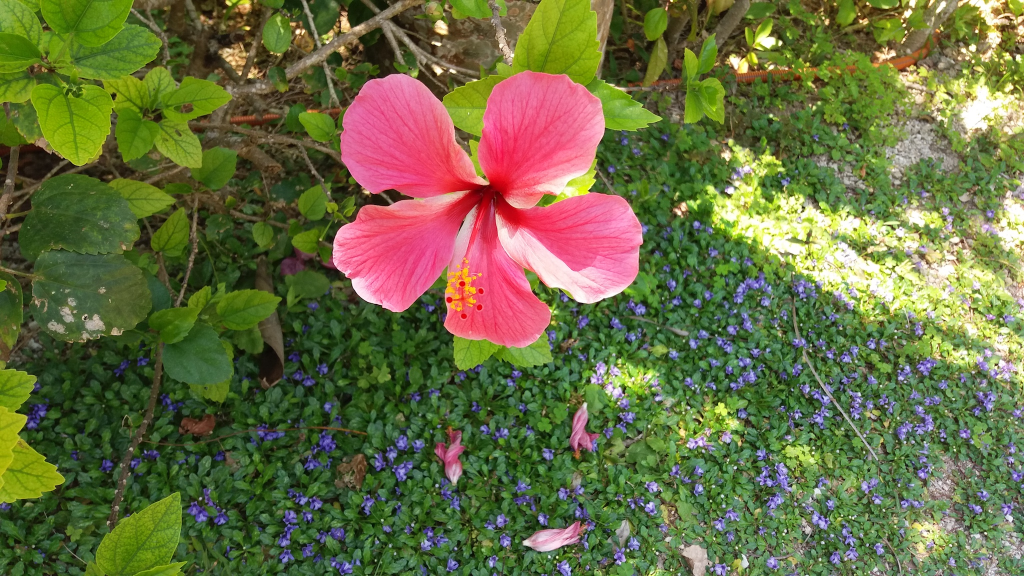
#> input picture ch3/object/flower.jpg, 2048 x 1152 px (shown at 1/2 size)
$ jupyter execute detect-object.ipynb
#> lines starting #> are read from the running program, lines starting #| are printed output that depends on the picture; after the words box and inside, x2 and y2 are one past the last pixel; in counts of white or black regions, pixels touching at a corner belong together
[cell 1]
import cv2
import matplotlib.pyplot as plt

img = cv2.imread("flower.jpg")
#> img is the input picture: shape (1152, 2048, 3); mean B, G, R 66.5, 109.1, 105.6
plt.imshow(cv2.cvtColor(img, cv2.COLOR_BGR2RGB))
plt.show()

[cell 2]
import cv2
import matplotlib.pyplot as plt

# 画像を読み込んでリサイズ --- (*1)
img = cv2.imread("flower.jpg")
img = cv2.resize(img, (300, 169))
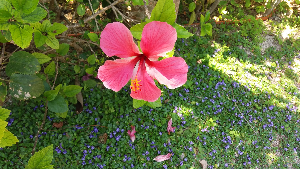
#> img: shape (169, 300, 3); mean B, G, R 66.4, 109, 105.5

# 色空間を二値化 --- (*2)
gray = cv2.cvtColor(img, cv2.COLOR_BGR2GRAY)
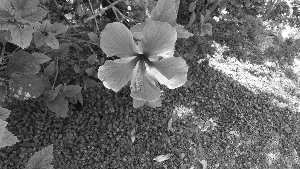
#> gray: shape (169, 300); min 5, max 255, mean 103.1
gray = cv2.GaussianBlur(gray, (7, 7), 0)
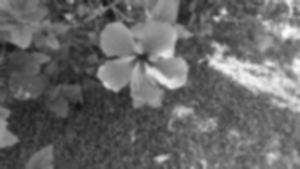
#> gray: shape (169, 300); min 17, max 252, mean 103.1
im2 = cv2.threshold(gray, 140, 240, cv2.THRESH_BINARY_INV)[1]
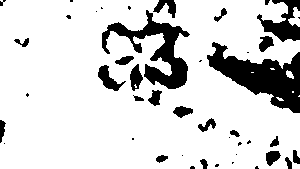
#> im2: shape (169, 300); values 0 (black) and 240 (white), 83.6% white; 44 black regions (22 under 20 px)
# 画面左側に二値化した画像を描画 --- (*3)
plt.subplot(1, 2, 1)
plt.imshow(im2, cmap="gray")

# 輪郭を抽出 --- (*4)
cnts = cv2.findContours(im2,
        cv2.RETR_LIST,
        cv2.CHAIN_APPROX_SIMPLE)[1]
#> cnts = 41 contours, 22 with area under 20; largest, box (x1, y1, x2, y2) and area: (0, 0, 300, 169) 45512, (101, 9, 191, 90) 2473, (97, 64, 127, 92) 338, (129, 63, 144, 92) 250, (258, 35, 275, 53) 180
# 抽出した枠を描画 --- (*5)
for pt in cnts:
    x, y, w, h = cv2.boundingRect(pt)
    # 大きすぎたり小さすぎたり領域を除去
    if w < 30 or w > 200: continue
    print(x,y,w,h) # 結果を出力
    cv2.rectangle(img, (x, y), (x+w, y+h), (0, 255, 0), 2)
#> this loop made 41 passes
#> (x, y, w, h) on passes 1, 2, 4, 6, 8, 9, 10, 12, 13, 14, 15, 16: (214, 163, 6, 5), (231, 161, 4, 4), (155, 154, 14, 10), (265, 150, 17, 17), (237, 141, 6, 6), (246, 139, 6, 6), (131, 137, 4, 4), (269, 135, 11, 13), (229, 129, 12, 9), (197, 117, 20, 16), (172, 105, 22, 14), (276, 97, 8, 4)
#> (pt, x, y, w, h) on passes 3, 5, 7, 11, 18, 19: ([[181, 155], [182, 154], [183, 155], [182, 156]], 181, 154, 3, 3), ([[235, 154], [236, 153], [237, 154], [236, 155]], 235, 153, 3, 3), ([[3, 143], [4, 142], [5, 143], [4, 144]], 3, 142, 3, 3), ([[228, 137], [229, 136], [230, 137], [229, 138]], 228, 136, 3, 3), ([[299, 95], [298, 96], [299, 96]], 298, 95, 2, 2), ([[132, 95], [133, 94], [134, 95], [133, 96]], 132, 94, 3, 3)
#| 97 64 30 28
#| 101 9 90 81
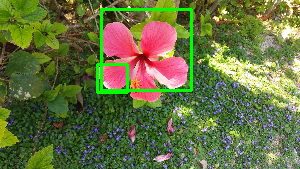
#> img: shape (169, 300, 3); 2.61% of pixels changed, all inside (x1, y1, x2, y2) = (96, 8, 193, 94)

# 画面右側に抽出結果を描画
plt.subplot(1, 2, 2)
plt.imshow(cv2.cvtColor(img, cv2.COLOR_BGR2RGB))
plt.savefig("obj1.png", dpi=200)
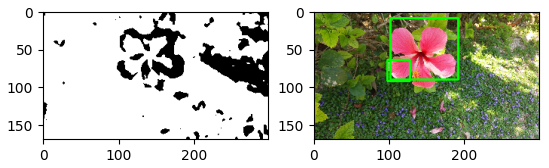
#> figure drawn by matplotlib, 2 panels
plt.show()

[cell 3]
import cv2
import matplotlib.pyplot as plt

# 画像を読み込んでリサイズ --- (*1)
img = cv2.imread("flower.jpg")
img = cv2.resize(img, (300, 169))

# 色空間を二値化 --- (*2)
gray = cv2.cvtColor(img, cv2.COLOR_BGR2GRAY)
#gray = cv2.GaussianBlur(img, (7, 7), 0)
im2 = cv2.threshold(gray, 140, 240, cv2.THRESH_BINARY_INV)[1]
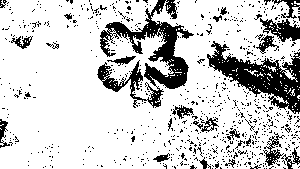
#> im2: shape (169, 300); values 0 (black) and 240 (white), 80.1% white; 741 black regions (716 under 20 px)
# 画面左側に二値化した画像を描画 --- (*3)
plt.subplot(1, 2, 1)
plt.imshow(im2, cmap="gray")

# 輪郭を抽出 --- (*4)
cnts = cv2.findContours(im2,
        cv2.RETR_LIST,
        cv2.CHAIN_APPROX_SIMPLE)[1]
#> cnts = 1307 contours, 1275 with area under 20; largest, box (x1, y1, x2, y2) and area: (0, 0, 300, 169) 43190, (101, 60, 148, 103) 566, (99, 29, 117, 58) 238, (146, 83, 165, 109) 224, (264, 146, 283, 167) 194
# 抽出した枠を描画 --- (*5)
for pt in cnts:
    x, y, w, h = cv2.boundingRect(pt)
    # 大きすぎたり小さすぎたり領域を除去
    if w < 30 or w > 200: continue
    print(x,y,w,h) # 結果を出力
    cv2.rectangle(img, (x, y), (x+w, y+h), (0, 255, 0), 2)
#> this loop made 1307 passes
#> (pt, x, y, w, h) on passes 1 to 3: ([[297, 167], [298, 166], [299, 167], [298, 168]], 297, 166, 3, 3), ([[282, 167], [283, 166], [284, 167], [283, 168]], 282, 166, 3, 3), ([[274, 167], [275, 166], [276, 167], [275, 168]], 274, 166, 3, 3)
#| 101 60 47 43
#| 106 55 31 11
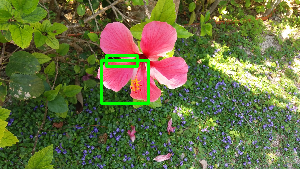
#> img: shape (169, 300, 3); 1.51% of pixels changed, all inside (x1, y1, x2, y2) = (100, 54, 150, 105)

# 画面右側に抽出結果を描画
plt.subplot(1, 2, 2)
plt.imshow(cv2.cvtColor(img, cv2.COLOR_BGR2RGB))
plt.savefig("obj1.png", dpi=200)
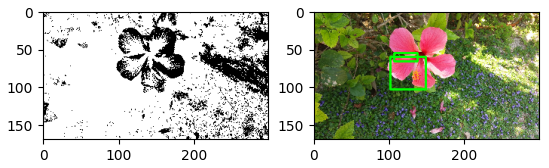
#> figure drawn by matplotlib, 2 panels
plt.show()
